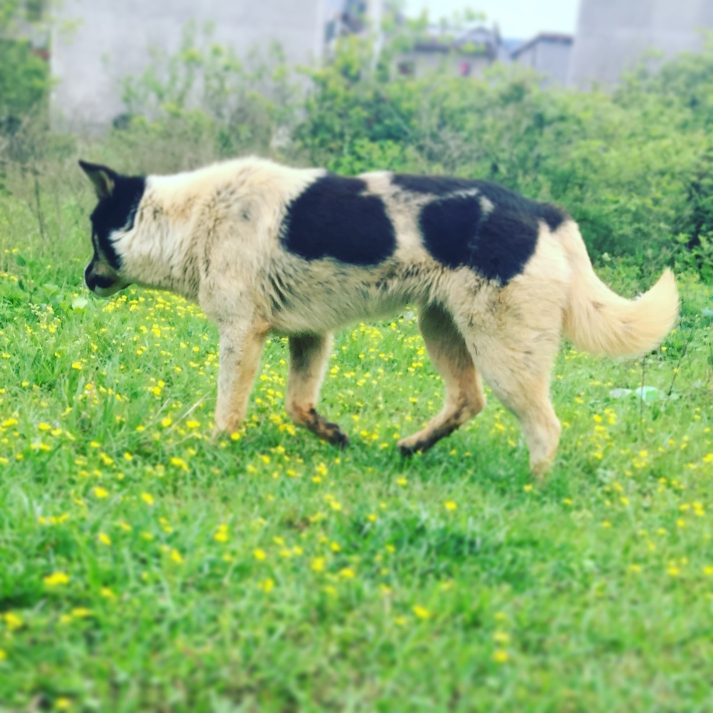
#> input picture OpenCV-Notes/图像的几何变换/img.jpg, 1426 x 1426 px (shown at 1/2 size)
$ python Crop.py
#> lines starting #> are read from the running program, lines starting #| are printed output that depends on the picture
import cv2
img = cv2.imread('img.jpg', 1)
#> img is the input picture: shape (1426, 1426, 3); mean B, G, R 115.4, 176.9, 140.4
imginfo = img.shape
#> imginfo = (1426, 1426, 3)
dst = img[100:400, 100:600] #裁剪区域
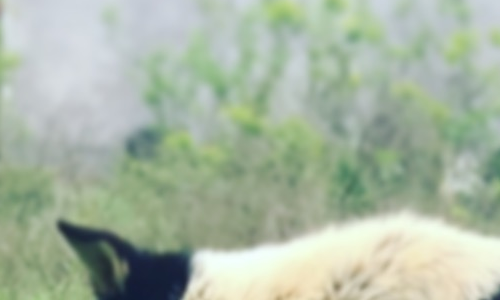
#> dst: shape (300, 500, 3); mean B, G, R 163.5, 182.8, 168.7
cv2.imshow('image', dst)
cv2.waitKey(0)
